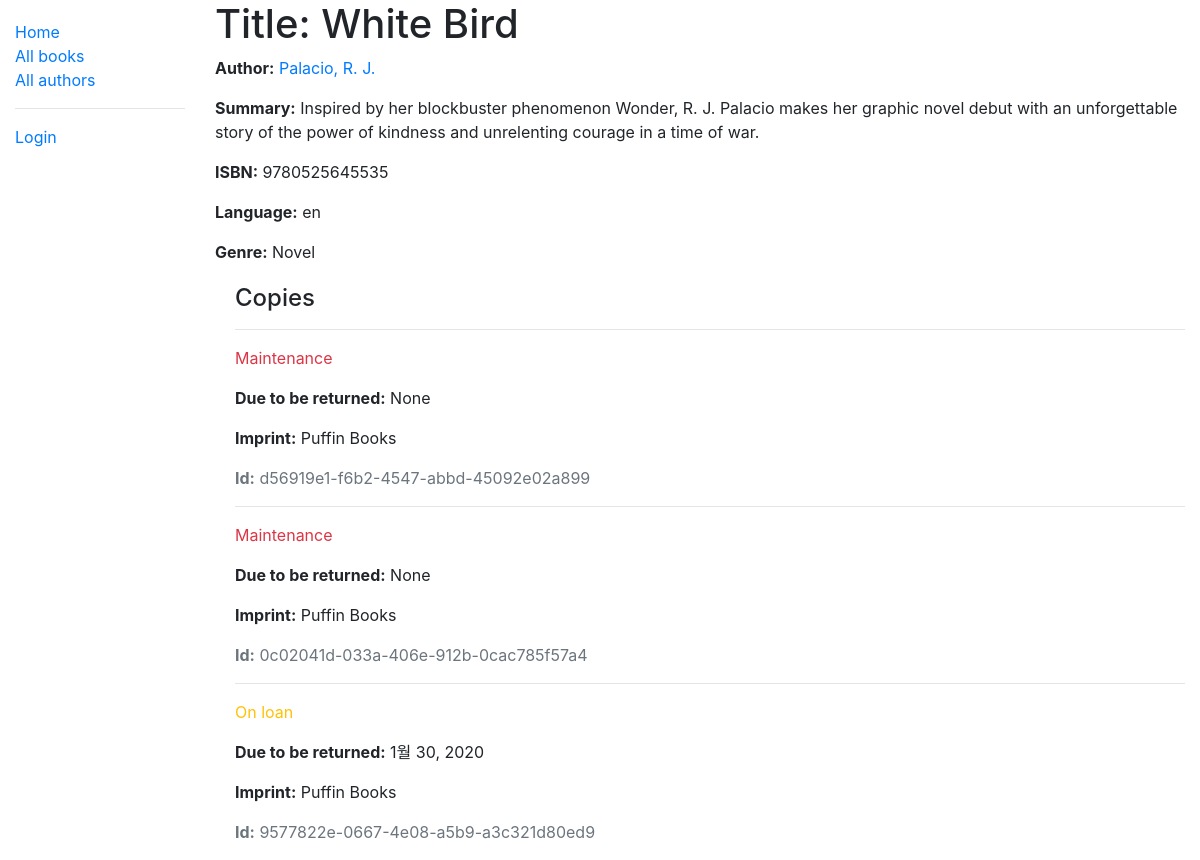
/catalog/book/3, run on an earlier commit of the app's database.
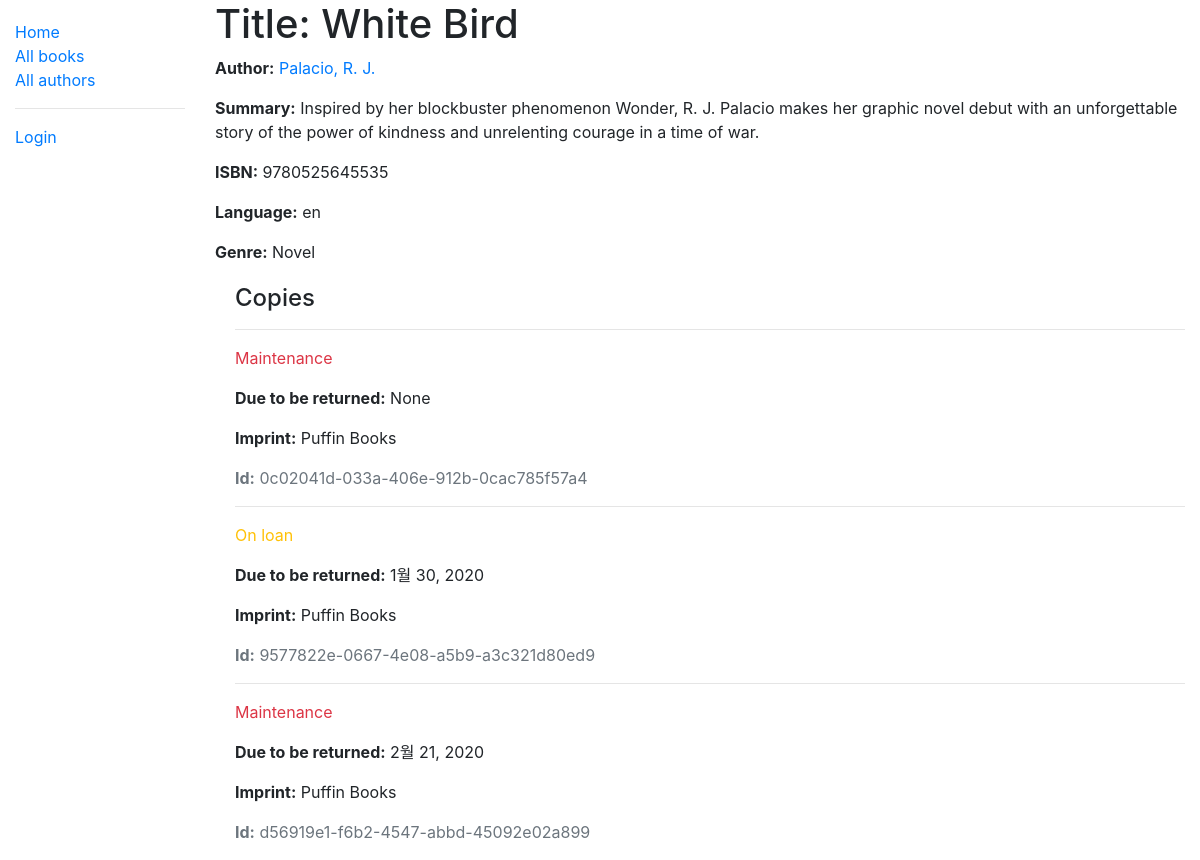
And on a later commit of the database.
### catalog/models.py (models this page shows, shortened)
class Book(models.Model):
    title = models.CharField(max_length=200)
    author = models.ForeignKey("Author", on_delete=models.SET_NULL, null=True)
    summary = models.TextField(
        max_length=1000, help_text="Enter a brief description of the book"
    )
    isbn = models.CharField(
        "ISBN",
        max_length=13,
        help_text='13 Character <a href="https://www.isbn-international.org/content/what-isbn">ISBN number</a>',
    )
    value = models.ForeignKey("Price", on_delete=models.SET_NULL, null=True)
    genre = models.ManyToManyField("Genre", help_text="Select a genre for this book")
    def display_genre(self):
        return ', '.join(genre.name for genre in self.genre.all()[:3])
    display_genre.short_description = 'Genre'
    CHOICE_LANGUAGE = (
        ("af", "Afrikaans"),
        ("ar", "Arabic"),
        ("az", "Azeri (Latin)"),
        ("be", "Belarusian"),
        ("bg", "Bulgarian"),
        ("ca", "Catalan"),
        ("cs", "Czech"),
        ("cy", "Welsh"),
        ("da", "Danish"),
        ("de", "German"),
        ("dv", "Divehi"),
        ("el", "Greek"),
        ("en", "English"),
        ("eo", "Esperanto"),
        ("es", "Spanish"),
        ("et", "Estonian"),
        ("eu", "Basque"),
        ("fa", "Farsi"),
        ("fi", "Finnish"),
        ("fo", "Faroese"),
        ("fr", "French"),
        ("gl", "Galician"),
        ("gu", "Gujarati"),
        ("he", "Hebrew"),
        ("hi", "Hindi"),
        ("hr", "Croatian"),
        ("hu", "Hungarian"),
        ("hy", "Armenian"),
        ("id", "Indonesian"),
        ("is", "Icelandic"),
        ("it", "Italian"),
        ("ja", "Japanese"),
        ("ka", "Georgian"),
        ("kk", "Kazakh"),
        ("kn", "Kannada"),
        ("ko", "Korean"),
        ("ky", "Kyrgyz"),
        ("lt", "Lithuanian"),
        ("lv", "Latvian"),
        ("mi", "Maori"),
        ("mk", "FYRO Macedonian"),
        ("mn", "Mongolian"),
        ("mr", "Marathi"),
        ("ms", "Malay"),
        ("mt", "Maltese"),
        ("nb", "Norwegian"),
        ("nl", "Dutch"),
        ("ns", "Northern Sotho"),
        ("pa", "Punjabi"),
        ("pl", "Polish"),
        ("ps", "Pashto"),
        ("pt", "Portuguese"),
        ("qu", "Quechua"),
        ("ro", "Romanian"),
        ("ru", "Russian"),
        ("sa", "Sanskrit"),
        ("se", "Sami (Northern)"),
        ("sk", "Slovak"),
        ("sl", "Slovenian"),
        ("sq", "Albanian"),
        ("sv", "Swedish"),
        ("sw", "Swahili"),
        ("ta", "Tamil"),
        ("te", "Telugu"),
        ("th", "Thai"),
        ("tl", "Tagalog"),
        ("tn", "Tswana"),
        ("tr", "Turkish"),
        ("tt", "Tatar"),
        ("ts", "Tsonga"),
        ("uk", "Ukrainian"),
        ("ur", "Urdu"),
        ("uz", "Uzbek (Latin)"),
        ("vi", "Vietnamese"),
        ("xh", "Xhosa"),
        ("zh", "Chinese"),
        ("zu", "Zulu"),
    )
    language = models.CharField(
        max_length=2,
        choices=CHOICE_LANGUAGE,
        blank=True,
        default="ko",
        help_text="Book Language",
    )

class Author(models.Model):
    first_name = models.CharField(max_length=100)
    last_name = models.CharField(max_length=100)
    date_of_birth = models.DateField(null=True, blank=True)
    date_of_death = models.DateField("Died", null=True, blank=True)
    class Meta:
        ordering = ["last_name", "first_name"]
    def get_absolute_url(self):
        return reverse("author-detail", args=[str(self.id)])
    def __str__(self):
        return f"{self.last_name}, {self.first_name}"

class Genre(models.Model):
    name = models.CharField(
        max_length=200, help_text="Enter a book genre (e.g. Science Fiction)"
    )
    def __str__(self):
        return self.name

class BookInstance(models.Model):
    id = models.UUIDField(
        primary_key=True,
        default=uuid.uuid4,
        help_text="Unique ID for this particular book across whole library",
    )
    book = models.ForeignKey("Book", on_delete=models.SET_NULL, null=True)
    imprint = models.CharField(max_length=200)
    due_back = models.DateField(null=True, blank=True)
    borrower = models.ForeignKey(User, on_delete=models.SET_NULL, null=True, blank=True)
    LOAN_STATUS = (
        ("m", "Maintenance"),
        ("o", "On loan"),
        ("a", "Available"),
        ("r", "Reserved"),
    )
    status = models.CharField(
        max_length=1,
        choices=LOAN_STATUS,
        blank=True,
        default="m",
        help_text="Book availability",
    )
    class Meta:
        ordering = ["due_back"]

### catalog/views.py (the view)
# urls.py: path('book/<int:pk>', views.BookDetailView.as_view(), name='book-detail'),
class BookDetailView(generic.DetailView):
    model = Book

### catalog/templates/catalog/book_detail.html (shortened to what this page needs)
{% extends "base_generic.html" %}
{% block content %}
  <h1>Title: {{ book.title }}</h1>
  <p><strong>Author:</strong> <a href="{{ book.author.get_absolute_url }}">{{ book.author }}</a></p>
  <p><strong>Summary:</strong> {{ book.summary }}</p>
  <p><strong>ISBN:</strong> {{ book.isbn }}</p>
  <p><strong>Language:</strong> {{ book.language }}</p>
  <p><strong>Genre:</strong> {% for genre in book.genre.all %}{{ genre }}{% if not forloop.last %}, {% endif %}{% endfor %}</p>
  <div style="margin-left:20px;margin-top:20px">
    <h4>Copies</h4>
    {% for copy in book.bookinstance_set.all %}
      <hr>
      <p class="{% if copy.status == 'a' %}text-success{% elif copy.status == 'm' %}text-danger{% else %}text-warning{% endif %}">{{ copy.get_status_display }}</p>
      {% if copy.status != 'a' %}
        <p>
          <strong>Due to be returned:</strong>
          {{copy.due_back}}
        </p>
      {% endif %}
      <p>
        <strong>Imprint:</strong>
        {{copy.imprint}}
      </p>
      <p class="text-muted"><strong>Id:</strong> {{copy.id}}</p>
    {% endfor %}
  </div>
{% endblock %}

### catalog/templates/base_generic.html (shortened to what this page needs)
<!DOCTYPE html>
<html lang="en">
<head>
  <link rel="stylesheet" href="https://stackpath.bootstrapcdn.com/bootstrap/4.1.3/css/bootstrap.min.css">
  {% load static %}
  <link rel="stylesheet" href="{% static 'css/styles.css' %}">
</head>
<body>
  <div class="container-fluid">
    <div class="row">
      <div class="col-sm-2">
        {% block sidebar %}
          <ul class="sidebar-nav">
            <li><a href="{% url 'index' %}">Home</a></li>
            <li><a href="{% url 'books' %}">All books</a></li>
            <li><a href="{% url 'authors' %}">All authors</a></li>
            <hr>
            {% if user.is_authenticated %}
              <li>User: {{ user.get_username }}</li>
              <li><a href="{% url 'my-borrowed' %}">My Borrowed</a></li>
              <li><a href="{% url 'logout'%}?next={{request.path}}">Logout</a></li>
            {% if user.is_staff %}
              <hr>
              <li>Staff</li>
              <li><a href="{% url 'all-borrowed' %}">All Borrowed</a></li>
            {% endif%}
            {% else %}
              <li><a href="{% url 'login'%}?next={{request.path}}">Login</a></li>
            {% endif %}
          </ul>
        {% endblock %}
      </div>
      <div class="col-sm-10 ">{% block content %}{% endblock %}</div>
    </div>
  </div>
</body>
</html>

### catalog/static/css/styles.css (style rules this page uses)
.sidebar-nav { margin-top: 20px; padding: 0; list-style: none; }

What changed in the data, as far as the page shows it:
changed BookInstance "d56919e1-f6b2-4547-abbd-45092e02a899": due_back "None" → "2월 21, 2020"; moves down the list
